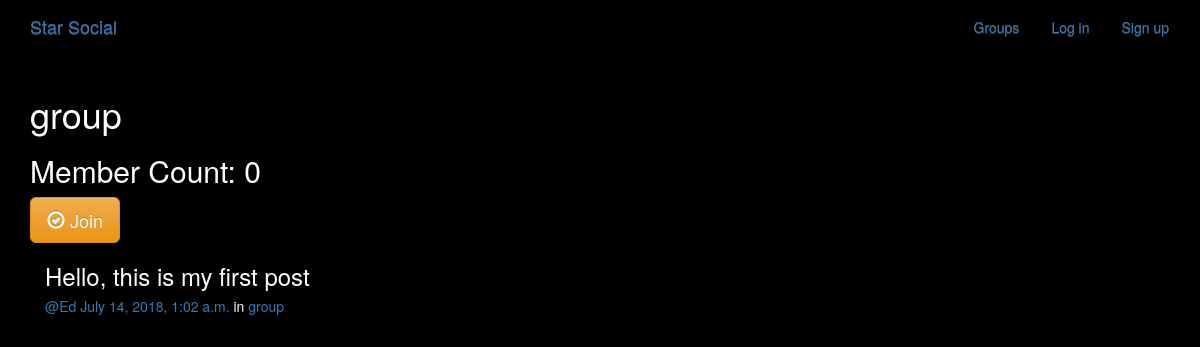
Screenshot of /groups/posts/in/group/ with the database file from the repository.
### groups/models.py (models this page shows, shortened)
class Group(models.Model):
    name = models.CharField(max_length=255, unique=True)
    slug = models.SlugField(allow_unicode=True, unique=True)
    description = models.TextField(blank=True, default='')
    description_html = models.TextField(editable=False, default='', blank=True)
    members = models.ManyToManyField(User,through="GroupMember")
    class Meta:
        ordering = ["name"]

### posts/models.py (models this page shows, shortened)
class Post(models.Model):
    user = models.ForeignKey(User, related_name='posts', on_delete=models.DO_NOTHING)
    created_at = models.DateTimeField(auto_now=True)
    message = models.TextField()
    message_html = models.TextField(editable=False)
    group = models.ForeignKey(Group, related_name='posts', null=True, blank=True, on_delete=models.DO_NOTHING)
    class Meta:
        ordering = ['-created_at']
        unique_together = ['user', 'message']

### groups/views.py (the view)
# urls.py: url(r'^posts/in/(?P<slug>[-\w]+)/$', views.SingleGroup.as_view(), name='single'),
class SingleGroup(generic.DeleteView):
    model = Group
    template_name = 'groups/group_detail.html'

### groups/templates/groups/group_detail.html
{% extends "groups/group_base.html" %}
{% block pregroup %}
<h1>{{group.name}}</h1>
<h2> Member Count: {{group.members.count}}</h2>
  <div class="content">
				{% if user in group.members.all %}
					<a href="{% url 'groups:leave' slug=group.slug %}" class="btn btn-lg btn-fill btn-warning"><span class="glyphicon glyphicon-remove-circle"></span> Leave</a>
				{% else %}
					<a href="{% url 'groups:join' slug=group.slug %}" class="btn btn-lg btn-fill btn-warning"><span class="glyphicon glyphicon-ok-circle"></span> Join</a>
				{% endif %}
</div>
{% endblock %}
{% block group_content %}
<div class="col-md-8">
	{% if group.posts.count == 0 %}
	<h2>No posts in this group yet!</h2>
	{% else %}
		{% for post in group.posts.all %}
			{% include "posts/_post.html" %}
		{% endfor %}
	{% endif %}
</div>
{% endblock %}

### posts/templates/posts/_post.html (shortened to what this page needs)
<div class="post media">
	<h3>{{ post.message_html|safe }}</h3>
	<div class="media-body">
		<h5 class="media-heading">
			<span class="username"><a href="{% url 'posts:for_user' username=post.user.username %}">@{{ post.user.username }}</a></span>
			<time class="time"><a href="{% url 'posts:single' username=post.user.username pk=post.pk %}">{{ post.created_at }}</a></time>
			{% if post.group %}
			<span class="group-name">in <a href="#">{{ post.group.name }}</a></span>
			{% endif %}
		</h5>
	</div>
</div>

### static/simplesocial/css/master.css (style rules this page uses)
body { margin: 0; overflow: hidden; background-color: black; color:white; }

### rows the page displays
Group: name "group", members.count "0"
Post: message_html "Hello, this is my first post", user.username "Ed", created_at "July 14, 2018, 1:02 a.m.", group.name "group"
